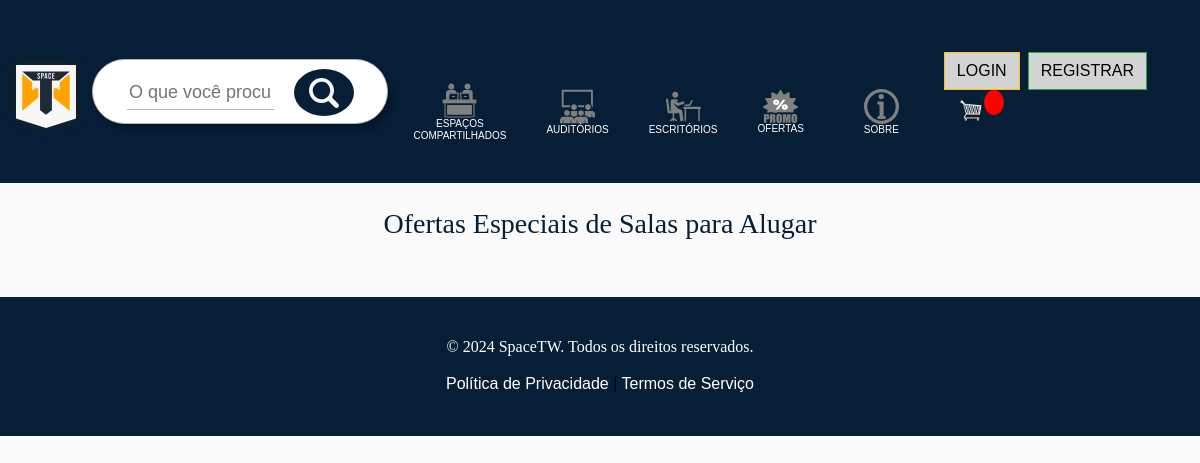
The app's page /, older data.
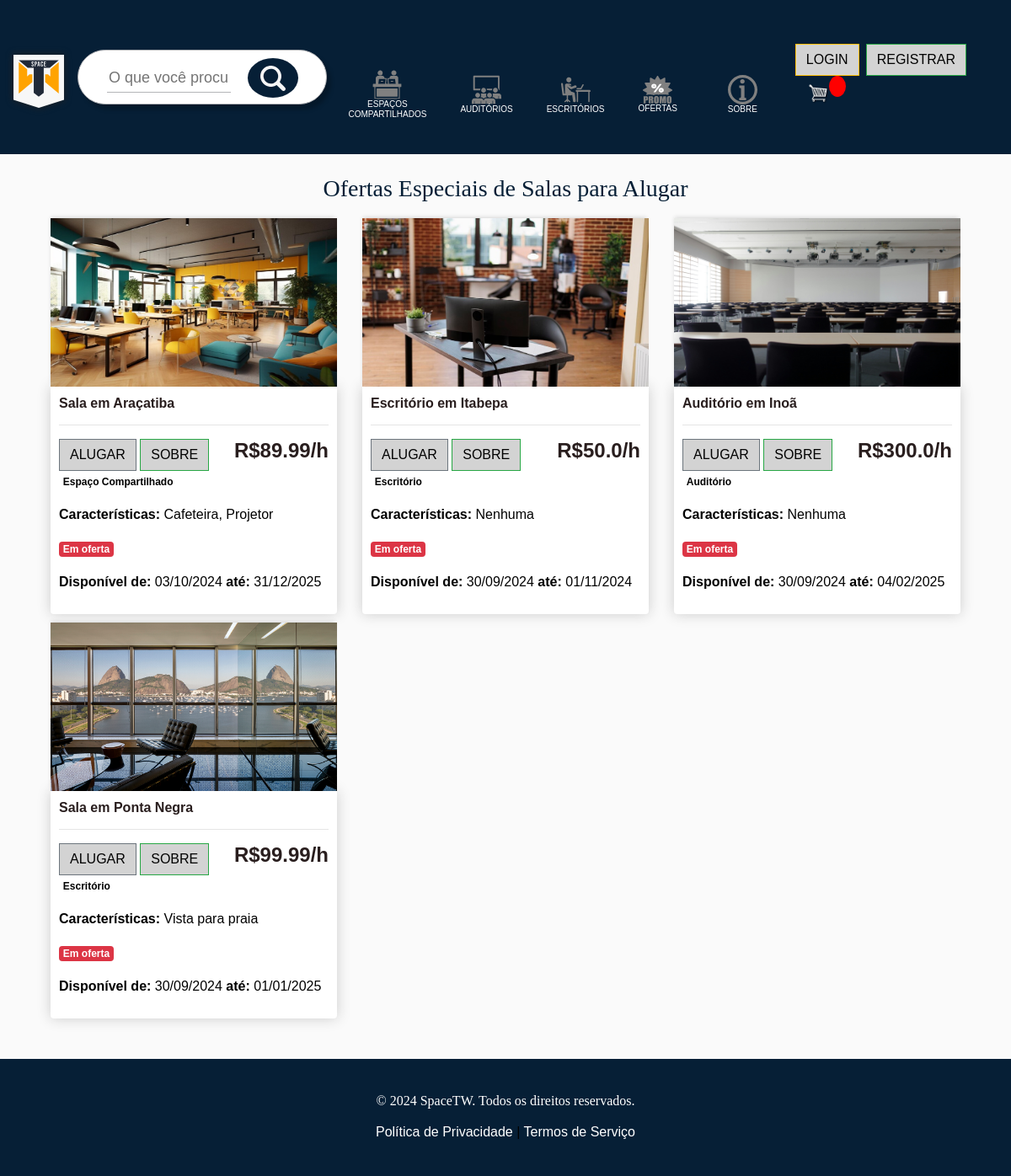
The same page, newer data.
### store/models.py (models this page shows, shortened)
class Product(models.Model):
    name = models.CharField(max_length=200)
    price = models.FloatField()
    digital = models.BooleanField(default=False, null=True, blank=True)
    image = models.ImageField(null=True, blank=True)
    link = models.CharField(max_length=200, null=True)
    on_sale = models.BooleanField(default=False)
    is_rented = models.BooleanField(default=False)
    SPACE_TYPES = [
        ('compartilhado', 'Espaço Compartilhado'),
        ('escritorio', 'Escritório'),
        ('auditorio', 'Auditório'),
    ]
    space_type = models.CharField(max_length=20, choices=SPACE_TYPES, default='escritorio')
    features = models.CharField(max_length=255, default='Nenhuma', blank=True)
    available_from = models.DateField(null=True, blank=True)
    available_to = models.DateField(null=True, blank=True)
    @property
    def imageURL(self):
        try:
            url = self.image.url
        except:
            url = ''
        return url

### store/views.py (the view)
# urls.py: path('', include('store.urls')),
def store(request):
    products = Product.objects.filter(
        on_sale=True,
        is_rented=False,
        available_from__lte=today,
        available_to__gte=today,
    )
    return render(request, "store/store.html", {"products": products})

### store/templates/store/store.html (shortened to what this page needs)
{% extends 'store/main.html' %}
{% load static %}
{% block content %}
<div class="container">
    <h1 class="text-center" style="font-family: 'Times New Roman', Times, serif;">Ofertas Especiais de Salas para Alugar</h1>
    <div class="row">
        {% for product in products %}
        {% if product.on_sale %}
        <div class="col-lg-4">
            <img class="thumbnail" src="{{product.imageURL}}">
            <div class="box-element product">
                <h6><strong>{{product.name}}</strong></h6>
                <hr>
                <button data-product="{{product.id}}" data-action="add" class="btn btn-outline-secondary add-btn update-cart">Alugar</button>
                <a class="btn btn-outline-success" href="{{product.link}}">Sobre</a>
                <h4 style="display: inline-block; float: right;"><strong>R${{product.price}}/h</strong></h4>
                <p><span class="badge">{{product.get_space_type_display}}</span></p>
                {% if product.features %}
                <p><strong>Características:</strong> {{product.features}}</p>
                {% endif %}
                <p><span class="badge badge-danger">Em oferta</span></p>
                {% if product.available_from and product.available_to %}
                <p><strong>Disponível de:</strong> {{ product.available_from|date:"d/m/Y" }} <strong>até:</strong> {{ product.available_to|date:"d/m/Y" }}</p>
                {% else %}
                <p><strong>Disponibilidade não definida.</strong></p>
                {% endif %}
            </div>
        </div>
        {% endif %}
        {% endfor %}
    </div>
</div>
{% endblock content %}

Row changes from the older to the newer data that the page shows:
now on this page (row edited): Product: imageURL (picture), name "Sala em Araçatiba", price "89.99", space_type "Espaço Compartilhado", features "Cafeteira, Projetor", available_from "03/10/2024", available_to "31/12/2025"
now on this page (row edited): Product: imageURL (picture), name "Escritório em Itabepa", price "50.0", space_type "Escritório", features "Nenhuma", available_from "30/09/2024", available_to "01/11/2024"
now on this page (row edited): Product: imageURL (picture), name "Auditório em Inoã", price "300.0", space_type "Auditório", features "Nenhuma", available_from "30/09/2024", available_to "04/02/2025"
now on this page (row edited): Product: imageURL (picture), name "Sala em Ponta Negra", price "99.99", space_type "Escritório", features "Vista para praia", available_from "30/09/2024", available_to "01/01/2025"
